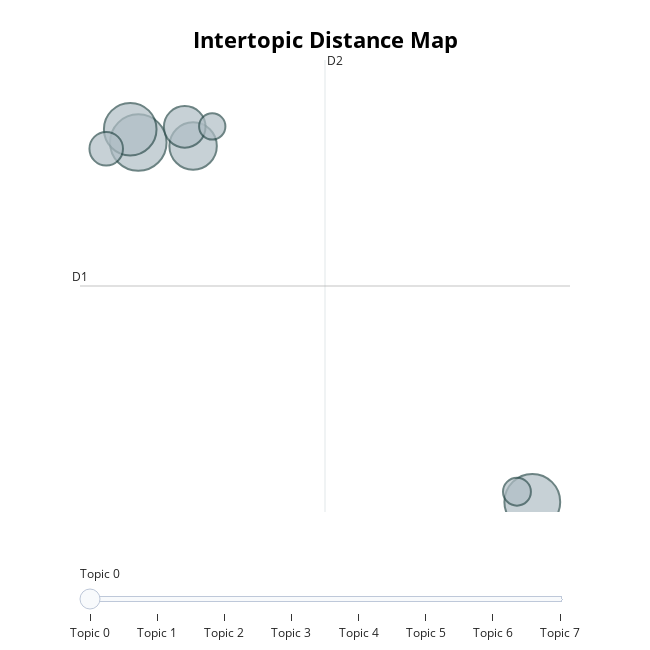

The code cell stored with this chart in its notebook:
### Code cell
topic_model.visualize_topics()

### Figure 1 — Plotly figure (JSON) as saved in the notebook; plotly's stock layout.template omitted (floating-point values rounded to 4 significant figures)
{"data": [{"customdata": [[0, "president | taoiseach | biden | harris | varadkar", 37], [1, "israel | gaza | state | palestine | israeli", 36], [2, "new | passport | service | tánaiste | washington", 32], [3, "health | scheme | women | people | donnelly", 26], [4, "british | northern | war | collins | history", 20], [5, "island | bridge | pension | water | new", 13], [6, "lebanon | unifil | forces | peacekeepers | defence", 9], [7, "election | seats | general | fianna | fáil", 8]], "hovertemplate": "<b>Topic %{customdata[0]}</b><br>%{customdata[1]}<br>Size: %{customdata[2]}", "legendgroup": "", "marker": {"color": "#B0BEC5", "line": {"color": "DarkSlateGrey", "width": 2}, "size": [37, 36, 32, 26, 20, 13, 9, 8], "sizemode": "area", "sizeref": 0.02312, "symbol": "circle"}, "mode": "markers", "name": "", "orientation": "v", "showlegend": false, "type": "scatter", "x": [-3.42, 6.021, -3.613, -2.106, -2.307, -4.188, 5.654, -1.648], "xaxis": "x", "y": [15.43, 2.439, 15.92, 15.31, 16.0, 15.21, 2.806, 16.02], "yaxis": "y"}], "layout": {"annotations": [{"showarrow": false, "text": "D1", "x": -4.817, "y": 10.25, "yshift": 10}, {"showarrow": false, "text": "D2", "x": 1.054, "xshift": 10, "y": 18.42}], "height": 650, "hoverlabel": {"bgcolor": "white", "font": {"family": "Rockwell", "size": 16}}, "legend": {"itemsizing": "constant", "tracegroupgap": 0}, "margin": {"t": 60}, "shapes": [{"line": {"color": "#CFD8DC", "width": 2}, "type": "line", "x0": 1.054, "x1": 1.054, "y0": 2.073, "y1": 18.42}, {"line": {"color": "#9E9E9E", "width": 2}, "type": "line", "x0": -4.817, "x1": 6.925, "y0": 10.25, "y1": 10.25}], "sliders": [{"active": 0, "pad": {"t": 50}, "steps": [{"args": [{"marker.color": [["red", "#B0BEC5", "#B0BEC5", "#B0BEC5", "#B0BEC5", "#B0BEC5", "#B0BEC5", "#B0BEC5"]]}], "label": "Topic 0", "method": "update"}, {"args": [{"marker.color": [["#B0BEC5", "red", "#B0BEC5", "#B0BEC5", "#B0BEC5", "#B0BEC5", "#B0BEC5", "#B0BEC5"]]}], "label": "Topic 1", "method": "update"}, {"args": [{"marker.color": [["#B0BEC5", "#B0BEC5", "red", "#B0BEC5", "#B0BEC5", "#B0BEC5", "#B0BEC5", "#B0BEC5"]]}], "label": "Topic 2", "method": "update"}, {"args": [{"marker.color": [["#B0BEC5", "#B0BEC5", "#B0BEC5", "red", "#B0BEC5", "#B0BEC5", "#B0BEC5", "#B0BEC5"]]}], "label": "Topic 3", "method": "update"}, {"args": [{"marker.color": [["#B0BEC5", "#B0BEC5", "#B0BEC5", "#B0BEC5", "red", "#B0BEC5", "#B0BEC5", "#B0BEC5"]]}], "label": "Topic 4", "method": "update"}, {"args": [{"marker.color": [["#B0BEC5", "#B0BEC5", "#B0BEC5", "#B0BEC5", "#B0BEC5", "red", "#B0BEC5", "#B0BEC5"]]}], "label": "Topic 5", "method": "update"}, {"args": [{"marker.color": [["#B0BEC5", "#B0BEC5", "#B0BEC5", "#B0BEC5", "#B0BEC5", "#B0BEC5", "red", "#B0BEC5"]]}], "label": "Topic 6", "method": "update"}, {"args": [{"marker.color": [["#B0BEC5", "#B0BEC5", "#B0BEC5", "#B0BEC5", "#B0BEC5", "#B0BEC5", "#B0BEC5", "red"]]}], "label": "Topic 7", "method": "update"}]}], "title": {"font": {"color": "Black", "size": 22}, "text": "<b>Intertopic Distance Map</b>", "x": 0.5, "xanchor": "center", "y": 0.95, "yanchor": "top"}, "width": 650, "xaxis": {"anchor": "y", "domain": [0, 1], "range": [-4.817, 6.925], "title": {"text": ""}, "visible": false}, "yaxis": {"anchor": "x", "domain": [0, 1], "range": [2.073, 18.42], "title": {"text": ""}, "visible": false}}}
